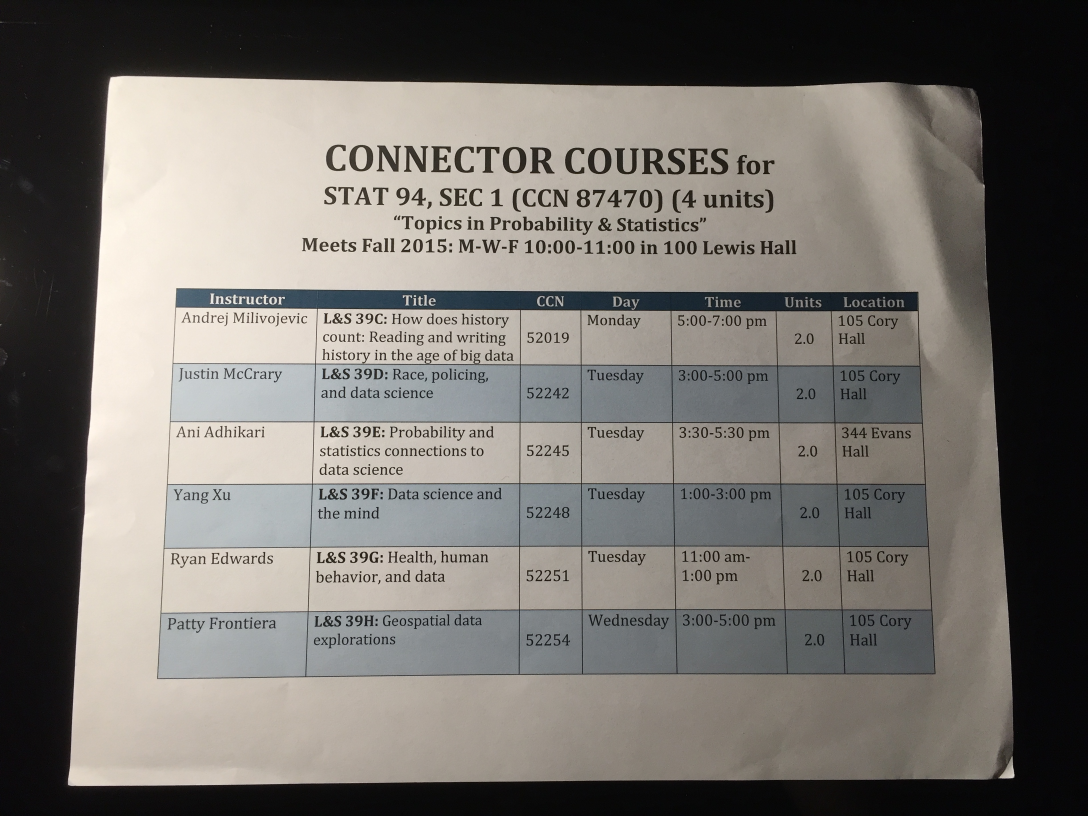
#> input picture img/ch.JPG, 3264 x 2448 px (shown at 1/3 size)
$ python image_transform.py --image img/ch.JPG
#> lines starting #> are read from the running program, lines starting #| are printed output that depends on the picture; after the words box and inside, x2 and y2 are one past the last pixel; in counts of white or black regions, pixels touching at a corner belong together
import cv2
import argparse
import imutils
from skimage.filters import threshold_local
from transforms import four_point_transform

parser = argparse.ArgumentParser()
parser.add_argument('-i', '--image', required=True, help = 'image path')
args = vars(parser.parse_args())

img = cv2.imread(args['image'])
#> img is the input picture: shape (2448, 3264, 3); mean B, G, R 109.7, 114.6, 118.3

img_downscale = imutils.resize(img, height=500)
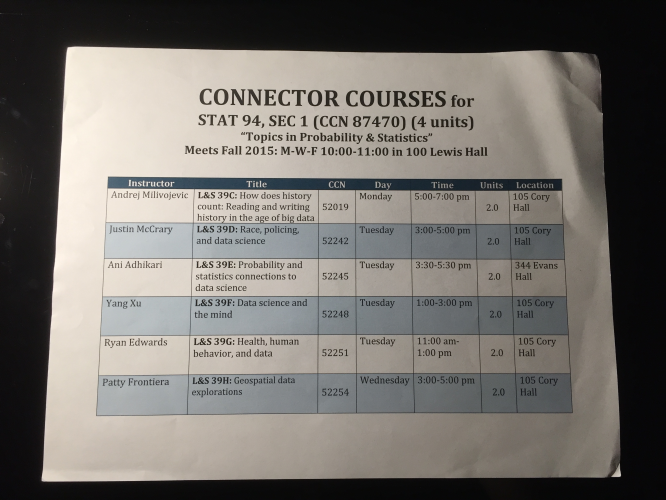
#> img_downscale: shape (500, 666, 3); mean B, G, R 109.7, 114.6, 118.3
ratio_downscale = img.shape[0] / 500
#> ratio_downscale = 4.9

img_grayscale = cv2.cvtColor(img_downscale, cv2.COLOR_BGR2GRAY)
img_blur = cv2.GaussianBlur(img_grayscale, (5, 5), 0)
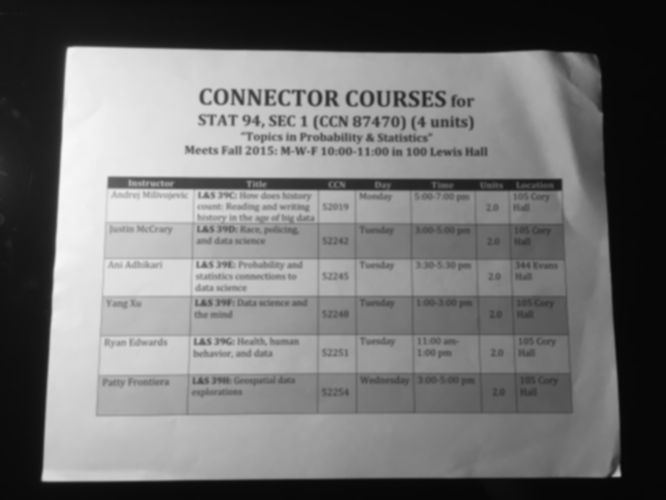
#> img_blur: shape (500, 666); min 6, max 248, mean 115.1
img_edge = cv2.Canny(img_blur, 75, 200) # Edge detect image
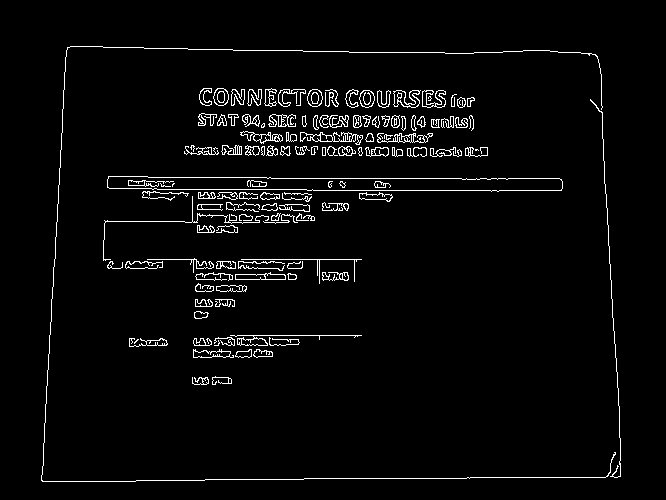
#> img_edge: shape (500, 666); 3.4% white in thin lines or dots, all inside (x1, y1, x2, y2) = (41, 46, 621, 482)

contours = cv2.findContours(img_edge, cv2.RETR_LIST, cv2.CHAIN_APPROX_SIMPLE)
#> contours = 276 contours, 102 with area under 20; largest, box (x1, y1, x2, y2) and area: (107, 176, 563, 192) 5384, (107, 176, 563, 192) 5382, (393, 90, 421, 108) 274, (235, 272, 286, 280) 253, (300, 132, 363, 145) 230
contours = imutils.grab_contours(contours)
contours = sorted(contours, key = cv2.contourArea, reverse=True)[:5]
#> contours = 5 contours; box (x1, y1, x2, y2) and area: (107, 176, 563, 192) 5384, (107, 176, 563, 192) 5382, (393, 90, 421, 108) 274, (235, 272, 286, 280) 253, (300, 132, 363, 145) 230

for contour in contours:
    perimeter = cv2.arcLength(contour, True)
    approx = cv2.approxPolyDP(contour, 0.02 * perimeter, True)

    if len(approx) == 4:
        document_contour = approx
        break
#> this loop made 5 passes
#> perimeter on passes 3 to 5: 140.5, 114.1, 313.3
#> (perimeter, approx) on passes 1 to 2: (941.8, [[107, 179], [562, 188]]), (939.5, [[107, 179], [562, 188]])

if 'document_contour' not in locals():
    print('Edges not detected')
    exit()
#> (the program exits here)
